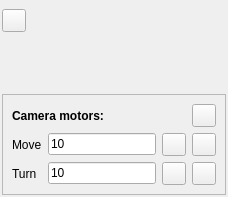
       <widget class="QWidget" name="camaraControlTab">
        <attribute name="title">
         <string>Webcam</string>
        </attribute>
        <layout class="QVBoxLayout" name="verticalLayout_4">
         <property name="leftMargin">
          <number>2</number>
         </property>
         <property name="topMargin">
          <number>9</number>
         </property>
         <property name="rightMargin">
          <number>2</number>
         </property>
         <property name="bottomMargin">
          <number>2</number>
         </property>
         <item>
          <layout class="QHBoxLayout" name="horizontalLayout_11">
           <property name="topMargin">
            <number>0</number>
           </property>
           <item>
            <widget class="QToolButton" name="rotate180">
             <property name="text">
              <string/>
             </property>
             <property name="checkable">
              <bool>true</bool>
             </property>
            </widget>
           </item>
           <item>
            <spacer name="horizontalSpacer_8">
             <property name="orientation">
              <enum>Qt::Horizontal</enum>
             </property>
             <property name="sizeHint" stdset="0">
              <size>
               <width>40</width>
               <height>20</height>
              </size>
             </property>
            </spacer>
           </item>
          </layout>
         </item>
         <item>
          <widget class="QWidget" name="controlWidget" native="true">
           <property name="minimumSize">
            <size>
             <width>0</width>
             <height>10</height>
            </size>
           </property>
          </widget>
         </item>
         <item>
          <spacer name="verticalSpacer">
           <property name="orientation">
            <enum>Qt::Vertical</enum>
           </property>
           <property name="sizeHint" stdset="0">
            <size>
             <width>20</width>
             <height>40</height>
            </size>
           </property>
          </spacer>
         </item>
         <item>
          <widget class="QFrame" name="frameMotors">
           <property name="frameShape">
            <enum>QFrame::StyledPanel</enum>
           </property>
           <property name="frameShadow">
            <enum>QFrame::Raised</enum>
           </property>
           <layout class="QVBoxLayout" name="verticalLayout_14">
            <item>
             <layout class="QHBoxLayout" name="horizontalLayout_15">
              <item>
               <widget class="QLabel" name="label_14">
                <property name="font">
                 <font>
                  <weight>75</weight>
                  <bold>true</bold>
                 </font>
                </property>
                <property name="text">
                 <string>Camera motors:</string>
                </property>
               </widget>
              </item>
              <item>
               <spacer name="horizontalSpacer_9">
                <property name="orientation">
                 <enum>Qt::Horizontal</enum>
                </property>
                <property name="sizeHint" stdset="0">
                 <size>
                  <width>40</width>
                  <height>20</height>
                 </size>
                </property>
               </spacer>
              </item>
              <item>
               <widget class="QToolButton" name="toolButton">
                <property name="text">
                 <string/>
                </property>
               </widget>
              </item>
             </layout>
            </item>
            <item>
             <layout class="QGridLayout" name="gridLayout_2">
              <item row="1" column="0">
               <widget class="QLabel" name="label_28">
                <property name="text">
                 <string>Turn</string>
                </property>
               </widget>
              </item>
              <item row="1" column="1">
               <widget class="QLineEdit" name="motorTurnSteps">
                <property name="text">
                 <string>10</string>
                </property>
               </widget>
              </item>
              <item row="0" column="0">
               <widget class="QLabel" name="label_24">
                <property name="text">
                 <string>Move</string>
                </property>
               </widget>
              </item>
              <item row="0" column="3">
               <widget class="QToolButton" name="motorMoveRight">
                <property name="text">
                 <string/>
                </property>
                <property name="icon">
                 <iconset resource="../resources.qrc">
                  <normaloff>:/icons/resources/media-seek-forward.png</normaloff>:/icons/resources/media-seek-forward.png</iconset>
                </property>
                <property name="iconSize">
                 <size>
                  <width>16</width>
                  <height>16</height>
                 </size>
                </property>
               </widget>
              </item>
              <item row="1" column="2">
               <widget class="QToolButton" name="motorTurnLeft">
                <property name="text">
                 <string/>
                </property>
                <property name="icon">
                 <iconset resource="../resources.qrc">
                  <normaloff>:/icons/resources/media-seek-backward.png</normaloff>:/icons/resources/media-seek-backward.png</iconset>
                </property>
                <property name="iconSize">
                 <size>
                  <width>16</width>
                  <height>16</height>
                 </size>
                </property>
               </widget>
              </item>
              <item row="0" column="2">
               <widget class="QToolButton" name="motorMoveLeft">
                <property name="text">
                 <string/>
                </property>
                <property name="icon">
                 <iconset resource="../resources.qrc">
                  <normaloff>:/icons/resources/media-seek-backward.png</normaloff>:/icons/resources/media-seek-backward.png</iconset>
                </property>
                <property name="iconSize">
                 <size>
                  <width>16</width>
                  <height>16</height>
                 </size>
                </property>
               </widget>
              </item>
              <item row="0" column="1">
               <widget class="QLineEdit" name="motorMoveSteps">
                <property name="text">
                 <string>10</string>
                </property>
               </widget>
              </item>
              <item row="1" column="3">
               <widget class="QToolButton" name="motorTurnRight">
                <property name="text">
                 <string/>
                </property>
                <property name="icon">
                 <iconset resource="../resources.qrc">
                  <normaloff>:/icons/resources/media-seek-forward.png</normaloff>:/icons/resources/media-seek-forward.png</iconset>
                </property>
                <property name="iconSize">
                 <size>
                  <width>16</width>
                  <height>16</height>
                 </size>
                </property>
               </widget>
              </item>
             </layout>
            </item>
           </layout>
          </widget>
         </item>
        </layout>
       </widget>
